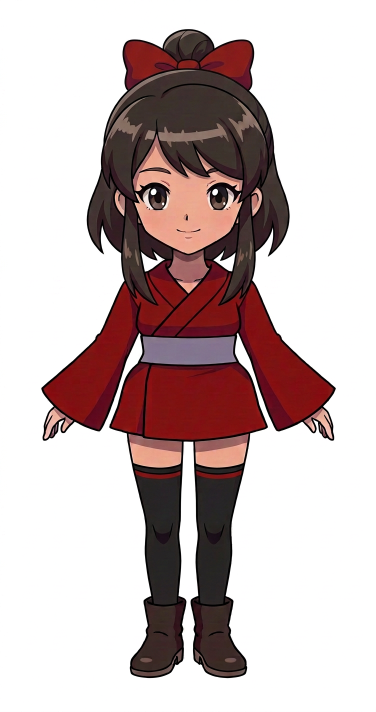
#> input picture swordswoman/v2/hair/turnE_final/front.png, 752 x 1424 px, found by its file name (shown at 1/2 size); its folder holds 4 pictures in this run
$ python face_s.py
#> lines starting #> are read from the running program, lines starting #| are printed output that depends on the picture; after the words box and inside, x2 and y2 are one past the last pixel; in counts of white or black regions, pixels touching at a corner belong together
### swordswoman/v2/final/tools/seg.py
import numpy as np, colorsys
from PIL import Image
from scipy.cluster.vq import kmeans2
S='/Users/waylonhuang/Documents/other/pixelart/swordswoman/v2/hair/turnE_final/'
V=['front','left','back','right','iso_S','iso_SE','iso_E','iso_NE','iso_N']
def load(v):
#> called with v = 'front'
    x=np.array(Image.open(S+v+'.png').convert('RGB')).astype(float)
    m=(x.min(-1)<215)|(x.max(-1)-x.min(-1)>30)
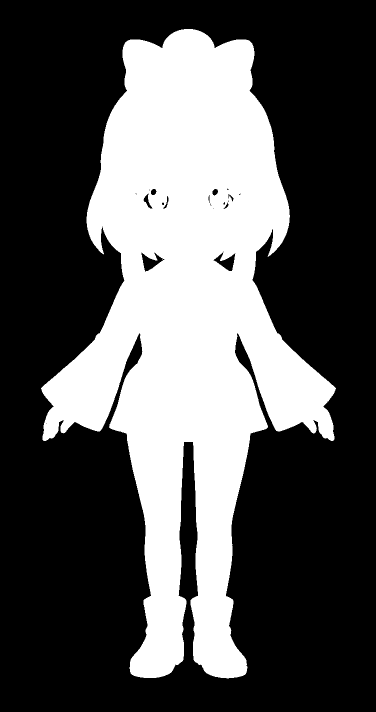
#> m: shape (1424, 752) bool (shown at 1/2 size); 33.9% white; 1 white region, box (x1, y1, x2, y2) and area: (82, 58, 672, 1357) 362588
    ys,xs=np.where(m); return x,m,ys.min(),ys.max()
def seg(x,m,y0,y1):
    r,g,b=x[...,0],x[...,1],x[...,2]; mx=x.max(-1); mn=x.min(-1); sat=(mx-mn)/np.maximum(mx,1)
    yy=(np.arange(x.shape[0])[:,None]-y0)/(y1-y0)*np.ones(x.shape[:2])
    L=np.full(x.shape[:2],'',dtype='<U4')
    L[m]='?'
    K=m&(mx<45); L[K]='K'
    red=m&~K&(r>g*1.6)&(r>90)&(sat>0.55)&(mx<235)
    L[red]='red'
    skin=m&~K&~red&(r>150)&(r>g)&(g>b*0.95)&(sat<0.5)&(sat>0.15)
    L[skin]='skin'
    obi=m&~K&~red&~skin&(b>=r*0.95)&(mx>80)&(mx<235)
    L[obi]='obi'
    brown=m&~K&~red&~skin&~obi&(mx<150)
    L[brown&(yy>0.86)]='boot'; L[brown&(yy<=0.86)]='hair'
    return L
# [13 lines that do not run on import are left out]

### swordswoman/v2/final/tools/face_s.py
import numpy as np,sys
sys.path.insert(0,'tools'); from seg import load,seg
from scipy.cluster.vq import kmeans2
from PIL import Image
h=lambda c:'#%02x%02x%02x'%tuple(np.clip(c,0,255).astype(int))
for v in ['front','iso_S','iso_SE']:
    x,m,y0,y1=load(v); L=seg(x,m,y0,y1)
#> after `x, m, y0, y1 = load(v)`: y0 = 58; y1 = 1356
#> in seg, `r, g, b = (x[..., 0], x[..., 1], x[..., 2])`:
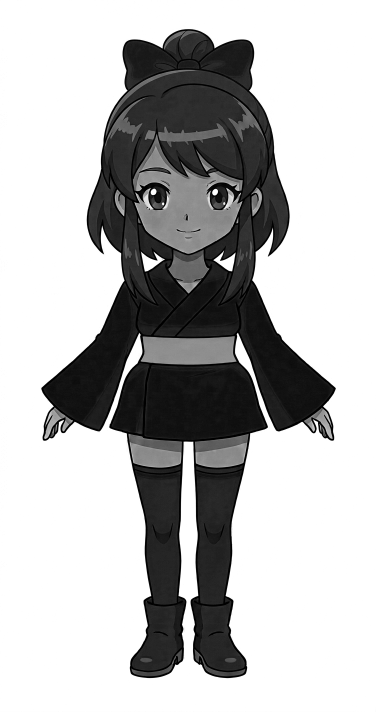
#> b: shape (1424, 752) float64 (shown at 1/2 size); min 0, max 255, mean 184.5
#> in seg, `sat = (mx - mn) / np.maximum(mx, 1)`:
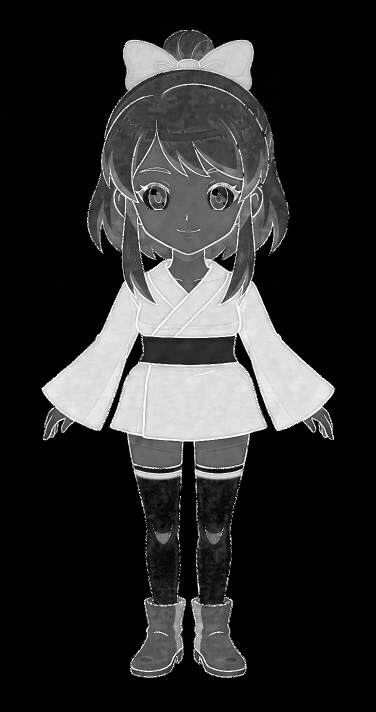
#> sat: shape (1424, 752) float64 (shown at 1/2 size); min 0, max 1, mean 0.175
#> in seg, `K = m & (mx < 45)`: K: shape (1424, 752) bool; 7.3% white; 177 white regions (163 under 20 px), largest, box (x1, y1, x2, y2) and area: (83, 59, 671, 1356) 77050, (279, 335, 342, 348) 147, (307, 1262, 337, 1273) 104
#> in seg, `red=m&~K&(r>g*1.6)&(r>90)&(sat>0.55)&(mx<235)`: red: shape (1424, 752) bool; 10.3% white; 44 white regions (30 under 20 px), largest, box (x1, y1, x2, y2) and area: (290, 731, 531, 879) 29554, (480, 567, 666, 857) 21872, (88, 567, 274, 857) 21439
#> in seg, `skin=m&~K&~red&(r>150)&(r>g)&(g>b*0.95)&(sat<0.5)&(sat>0.15)`: skin: shape (1424, 752) bool; 3.8% white; 83 white regions (73 under 20 px), largest, box (x1, y1, x2, y2) and area: (266, 271, 485, 507) 24126, (258, 869, 363, 935) 4829, (391, 870, 494, 935) 4690
#> in seg, `obi=m&~K&~red&~skin&(b>=r*0.95)&(mx>80)&(mx<235)`: obi: shape (1424, 752) bool; 1.2% white; 1311 white regions (1304 under 20 px), largest, box (x1, y1, x2, y2) and area: (281, 673, 473, 729) 9431, (367, 883, 387, 892) 35, (391, 988, 392, 1014) 26
#> in seg, `brown=m&~K&~red&~skin&~obi&(mx<150)`:
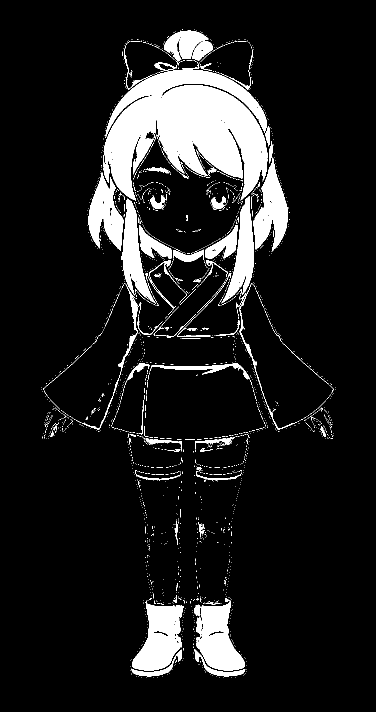
#> brown: shape (1424, 752) bool (shown at 1/2 size); 11.1% white; 2231 white regions (2152 under 20 px), largest, box (x1, y1, x2, y2) and area: (206, 139, 535, 401) 52684, (264, 1201, 367, 1341) 8589, (392, 1196, 489, 1341) 8214
    # face box: skin rows in top 35% ; bbox of skin there
    H=y1-y0; sk=(L=='skin'); sk[int(y0+0.33*H):]=False
#> after `H = y1 - y0`: H = 1298
#> after `sk[int(y0 + 0.33 * H):] = False`:
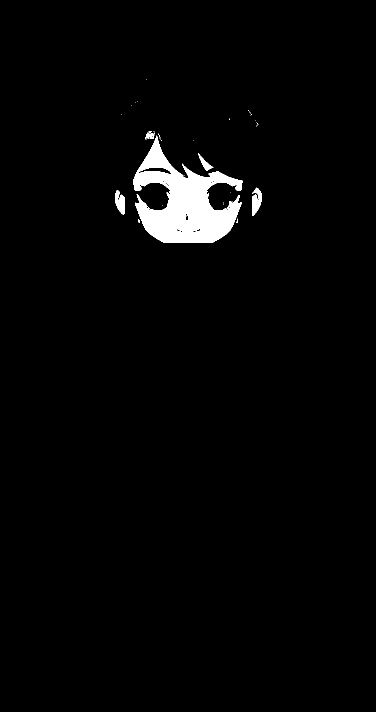
#> sk: shape (1424, 752) bool (shown at 1/2 size); 2.3% white; 39 white regions (34 under 20 px), largest, box (x1, y1, x2, y2) and area: (266, 271, 485, 486) 22980, (504, 375, 524, 432) 708, (230, 380, 250, 430) 615, (396, 306, 427, 342) 323, (290, 265, 309, 279) 145
    ys,xs=np.where(sk); fy0,fy1,fx0,fx1=ys.min(),ys.max(),xs.min(),xs.max()
#> after `fy0, fy1, fx0, fx1 = (ys.min(), ys.max(), xs.min(), xs.max())`: fy0 = 159; fy1 = 485; fx0 = 230; fx1 = 523
    # eye band: middle of face
    by0=int(fy0+0.25*(fy1-fy0)); by1=int(fy0+0.65*(fy1-fy0))
#> after `by0 = int(fy0 + 0.25 * (fy1 - fy0))`: by0 = 240
#> after `by1 = int(fy0 + 0.65 * (fy1 - fy0))`: by1 = 370
    crop=x[by0:by1,fx0:fx1]; lc=L[by0:by1,fx0:fx1]
    if v=='front': Image.fromarray(crop.astype(np.uint8)).resize(((fx1-fx0)*2,(by1-by0)*2)).save('work/eyes_front.png')
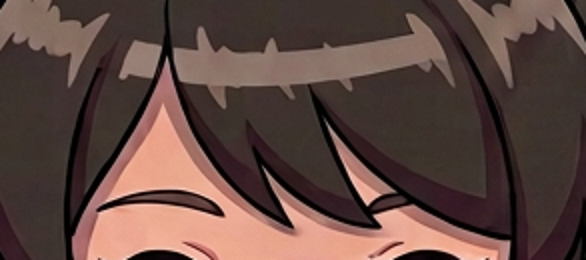
#> saved as eyes_front.png: PIL image 586x260 RGB; mean R, G, B 95.3, 71.5, 65.5
    p=crop[(lc!='skin')].reshape(-1,3)
    c,l=kmeans2(p,8,minit='++',seed=2); o=np.argsort(c.sum(1))
#> after `c, l = kmeans2(p, 8, minit='++', seed=2)`: c = [[61.69, 49.42, 45.2], [133.1, 108.9, 98.66], [7.61, 1.24, 1.28], [88.09, 64.21, 59.22], [50.28, 29.95, 33.64], [113, 89.74, 83.21], [141.8, 118, 108.1], [30.14, 16.62, 16.41]]
#> after `o = np.argsort(c.sum(1))`: o = [2, 7, 4, 0, 3, 5, 1, 6]
    print(v,(fx0,by0,fx1,by1),' '.join(f'{h(c[i])}:{(l==i).mean()*100:.0f}' for i in o))
#| front (230, 240, 523, 370) #070101:7 #1e1010:2 #321d21:15 #3d312d:58 #58403b:2 #715953:2 #856c62:6 #8d756c:9
    # red in mouth region / blush in lower face
    lo=x[int(fy0+0.6*(fy1-fy0)):fy1,fx0:fx1]; ll=L[int(fy0+0.6*(fy1-fy0)):fy1,fx0:fx1]
#> after `lo = x[int(fy0 + 0.6 * (fy1 - fy0)):fy1, fx0:fx1]`:
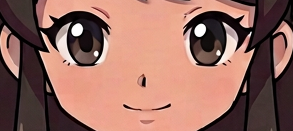
#> lo: shape (131, 293, 3) float64; mean R, G, B 150.6, 107.4, 96.8
    q=lo[ll=='skin']; c2,l2=kmeans2(q,5,minit='++',seed=2); o=np.argsort(c2.sum(1))
#> after `c2, l2 = kmeans2(q, 5, minit='++', seed=2)`: c2 = [[233, 160.4, 138.4], [177.9, 123.1, 115.9], [245.3, 204.7, 191.5], [236.3, 167.6, 144.8], [235.4, 181.8, 165.9]]
#> after `o = np.argsort(c2.sum(1))`: o = [1, 0, 3, 4, 2]
    print('  lowerface skin',' '.join(f'{h(c2[i])}:{(l2==i).mean()*100:.0f}' for i in o))
#|   lowerface skin #b17b73:7 #e9a08a:32 #eca790:52 #ebb5a5:7 #f5ccbf:2
#> (the run stopped early here; a loop or call above may not have finished)
